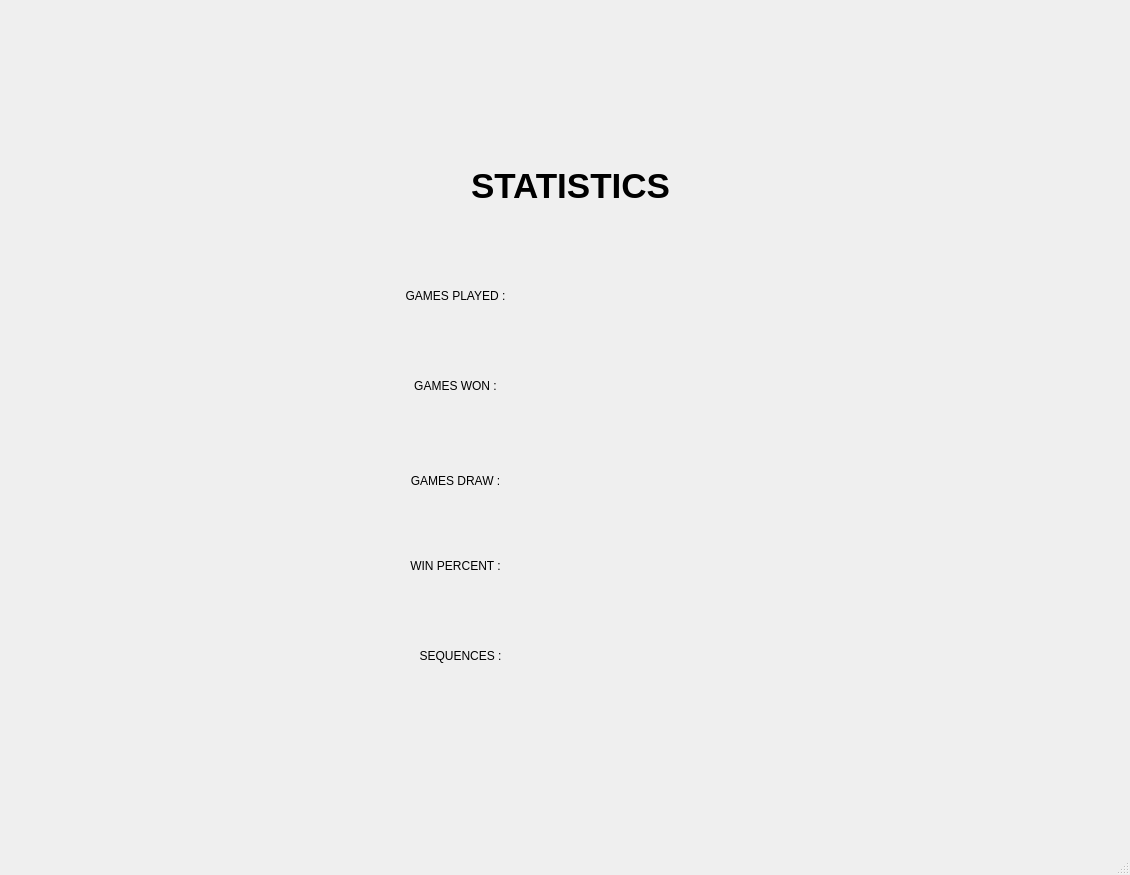
<?xml version="1.0" encoding="UTF-8"?>
<ui version="4.0">
 <class>MainWindow</class>
 <widget class="QMainWindow" name="MainWindow">
  <property name="geometry">
   <rect>
    <x>0</x>
    <y>0</y>
    <width>1130</width>
    <height>875</height>
   </rect>
  </property>
  <property name="windowTitle">
   <string>MainWindow</string>
  </property>
  <property name="layoutDirection">
   <enum>Qt::LeftToRight</enum>
  </property>
  <widget class="QWidget" name="centralwidget">
   <widget class="QLabel" name="label">
    <property name="geometry">
     <rect>
      <x>400</x>
      <y>150</y>
      <width>341</width>
      <height>71</height>
     </rect>
    </property>
    <property name="font">
     <font>
      <pointsize>26</pointsize>
      <weight>75</weight>
      <bold>true</bold>
     </font>
    </property>
    <property name="text">
     <string>STATISTICS</string>
    </property>
    <property name="alignment">
     <set>Qt::AlignCenter</set>
    </property>
   </widget>
   <widget class="QLabel" name="label_2">
    <property name="geometry">
     <rect>
      <x>360</x>
      <y>270</y>
      <width>191</width>
      <height>51</height>
     </rect>
    </property>
    <property name="text">
     <string>GAMES PLAYED :</string>
    </property>
    <property name="alignment">
     <set>Qt::AlignCenter</set>
    </property>
   </widget>
   <widget class="QLabel" name="label_3">
    <property name="geometry">
     <rect>
      <x>360</x>
      <y>360</y>
      <width>191</width>
      <height>51</height>
     </rect>
    </property>
    <property name="text">
     <string>GAMES WON :</string>
    </property>
    <property name="alignment">
     <set>Qt::AlignCenter</set>
    </property>
   </widget>
   <widget class="QLabel" name="label_4">
    <property name="geometry">
     <rect>
      <x>360</x>
      <y>450</y>
      <width>191</width>
      <height>61</height>
     </rect>
    </property>
    <property name="text">
     <string>GAMES DRAW :</string>
    </property>
    <property name="alignment">
     <set>Qt::AlignCenter</set>
    </property>
   </widget>
   <widget class="QLabel" name="label_5">
    <property name="geometry">
     <rect>
      <x>360</x>
      <y>540</y>
      <width>191</width>
      <height>51</height>
     </rect>
    </property>
    <property name="text">
     <string>WIN PERCENT :</string>
    </property>
    <property name="alignment">
     <set>Qt::AlignCenter</set>
    </property>
   </widget>
   <widget class="QLabel" name="label_6">
    <property name="geometry">
     <rect>
      <x>360</x>
      <y>630</y>
      <width>201</width>
      <height>51</height>
     </rect>
    </property>
    <property name="text">
     <string>SEQUENCES :</string>
    </property>
    <property name="alignment">
     <set>Qt::AlignCenter</set>
    </property>
   </widget>
  </widget>
  <widget class="QMenuBar" name="menubar">
   <property name="geometry">
    <rect>
     <x>0</x>
     <y>0</y>
     <width>1130</width>
     <height>30</height>
    </rect>
   </property>
  </widget>
  <widget class="QStatusBar" name="statusbar"/>
 </widget>
 <resources/>
 <connections/>
</ui>
